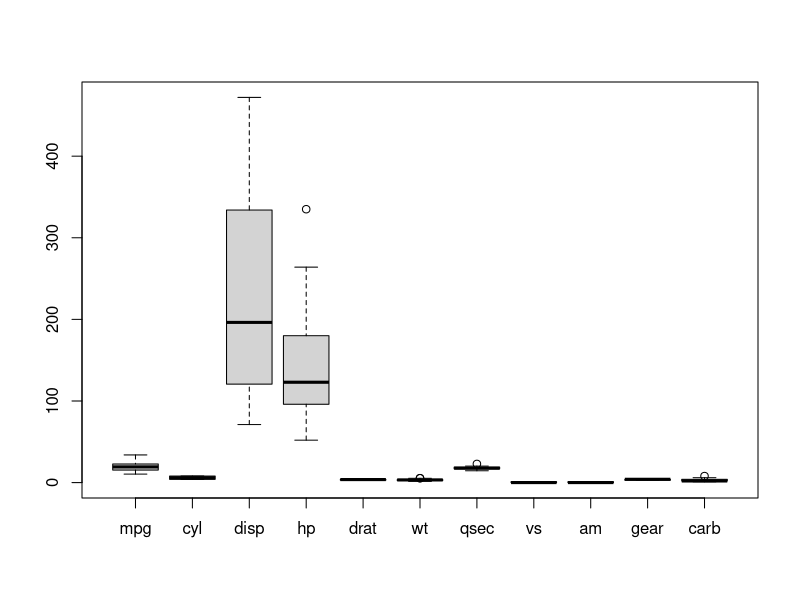

Here is the R script that generated this plot:
## ---- chunk 1
knitr::opts_chunk$set(echo = TRUE)
## ---- chunk 2
x<-data(mtcars)
head(mtcars, 5)
boxplot(mtcars)
